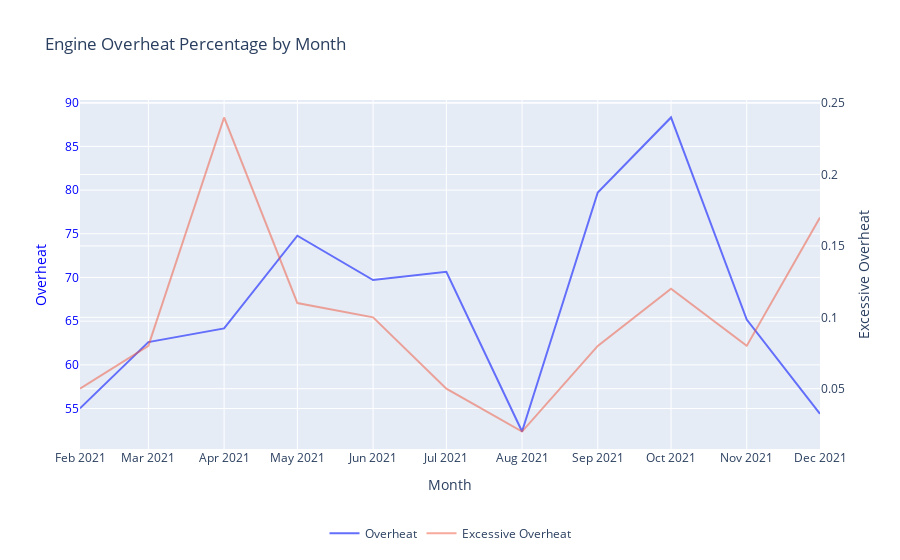

Notebook source saved alongside this figure:
### Markdown cell above
Engine Overheat Plotting

### Code cell
import plotly.express as px
import plotly.graph_objects as go

fig = go.Figure()

fig.add_trace(go.Scatter(x=summary_df['timeframe'], y=summary_df['engine_overheat'], 
                         mode='lines', name='Overheat', yaxis='y1'))

fig.add_trace(go.Scatter(x=summary_df['timeframe'], y=summary_df['excessive_overheat'], 
                         mode='lines', name='Excessive Overheat', yaxis='y2', opacity=0.5))

fig.update_layout(
    title=f'Engine Overheat Percentage by {ch.capitalize()}',
    xaxis=dict(title=ch.capitalize()),

    yaxis=dict(
        title="Overheat",
        titlefont=dict(color="blue"),
        tickfont=dict(color="blue"),
    ),

    yaxis2=dict(
        title="Excessive Overheat",
        overlaying="y",
        side="right"
    ),
    legend=dict(
        x=0.5,
        y=-0.2,
        orientation="h",
        xanchor="center",
        yanchor="top",
    ),
)

fig.show()

### Figure 1 — Plotly figure (JSON) as saved in the notebook; plotly's stock layout.template omitted (floating-point values rounded to 4 significant figures)
{"data": [{"mode": "lines", "name": "Overheat", "type": "scatter", "x": ["2021-02-01T00:00:00", "2021-03-01T00:00:00", "2021-04-01T00:00:00", "2021-05-01T00:00:00", "2021-06-01T00:00:00", "2021-07-01T00:00:00", "2021-08-01T00:00:00", "2021-09-01T00:00:00", "2021-10-01T00:00:00", "2021-11-01T00:00:00", "2021-12-01T00:00:00"], "y": [55.02, 62.6, 64.17, 74.78, 69.71, 70.64, 52.37, 79.72, 88.31, 65.18, 54.4], "yaxis": "y"}, {"mode": "lines", "name": "Excessive Overheat", "opacity": 0.5, "type": "scatter", "x": ["2021-02-01T00:00:00", "2021-03-01T00:00:00", "2021-04-01T00:00:00", "2021-05-01T00:00:00", "2021-06-01T00:00:00", "2021-07-01T00:00:00", "2021-08-01T00:00:00", "2021-09-01T00:00:00", "2021-10-01T00:00:00", "2021-11-01T00:00:00", "2021-12-01T00:00:00"], "y": [0.05, 0.08, 0.24, 0.11, 0.1, 0.05, 0.02, 0.08, 0.12, 0.08, 0.17], "yaxis": "y2"}], "layout": {"legend": {"orientation": "h", "x": 0.5, "xanchor": "center", "y": -0.2, "yanchor": "top"}, "title": {"text": "Engine Overheat Percentage by Month"}, "xaxis": {"title": {"text": "Month"}}, "yaxis": {"tickfont": {"color": "blue"}, "title": {"font": {"color": "blue"}, "text": "Overheat"}}, "yaxis2": {"overlaying": "y", "side": "right", "title": {"text": "Excessive Overheat"}}}}
